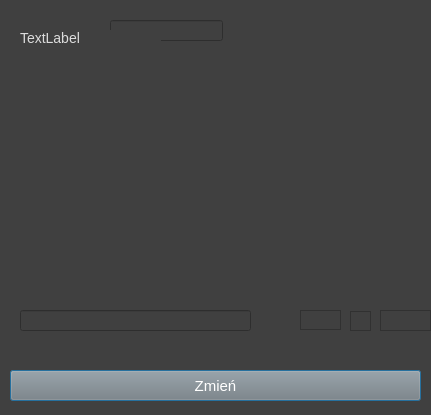
<?xml version="1.0" encoding="UTF-8"?>
<ui version="4.0">
 <class>updateTable</class>
 <widget class="QDialog" name="updateTable">
  <property name="geometry">
   <rect>
    <x>0</x>
    <y>0</y>
    <width>431</width>
    <height>415</height>
   </rect>
  </property>
  <property name="windowTitle">
   <string>Dialog</string>
  </property>
  <property name="styleSheet">
   <string notr="true">background-color: rgb(64,64,64);</string>
  </property>
  <widget class="QTableView" name="tableView">
   <property name="enabled">
    <bool>true</bool>
   </property>
   <property name="geometry">
    <rect>
     <x>350</x>
     <y>311</y>
     <width>21</width>
     <height>20</height>
    </rect>
   </property>
  </widget>
  <widget class="QLineEdit" name="lineEdit">
   <property name="geometry">
    <rect>
     <x>110</x>
     <y>20</y>
     <width>113</width>
     <height>21</height>
    </rect>
   </property>
  </widget>
  <widget class="QLabel" name="label">
   <property name="geometry">
    <rect>
     <x>20</x>
     <y>30</y>
     <width>141</width>
     <height>16</height>
    </rect>
   </property>
   <property name="styleSheet">
    <string notr="true">font-size: 14px;
color: rgb(220,220,220);</string>
   </property>
   <property name="text">
    <string>TextLabel</string>
   </property>
  </widget>
  <widget class="QTableView" name="tableView_2">
   <property name="geometry">
    <rect>
     <x>300</x>
     <y>310</y>
     <width>41</width>
     <height>20</height>
    </rect>
   </property>
  </widget>
  <widget class="QTableView" name="tableView_3">
   <property name="geometry">
    <rect>
     <x>380</x>
     <y>310</y>
     <width>51</width>
     <height>21</height>
    </rect>
   </property>
  </widget>
  <widget class="QLineEdit" name="lineEdit_2">
   <property name="geometry">
    <rect>
     <x>20</x>
     <y>310</y>
     <width>231</width>
     <height>21</height>
    </rect>
   </property>
  </widget>
  <widget class="QPushButton" name="pushButton">
   <property name="geometry">
    <rect>
     <x>10</x>
     <y>370</y>
     <width>411</width>
     <height>31</height>
    </rect>
   </property>
   <property name="styleSheet">
    <string notr="true">font-size: 15px;
background-color: rgb(128,128,128);
color: 	white;

</string>
   </property>
   <property name="text">
    <string>Zmień</string>
   </property>
  </widget>
 </widget>
 <resources/>
 <connections/>
</ui>
